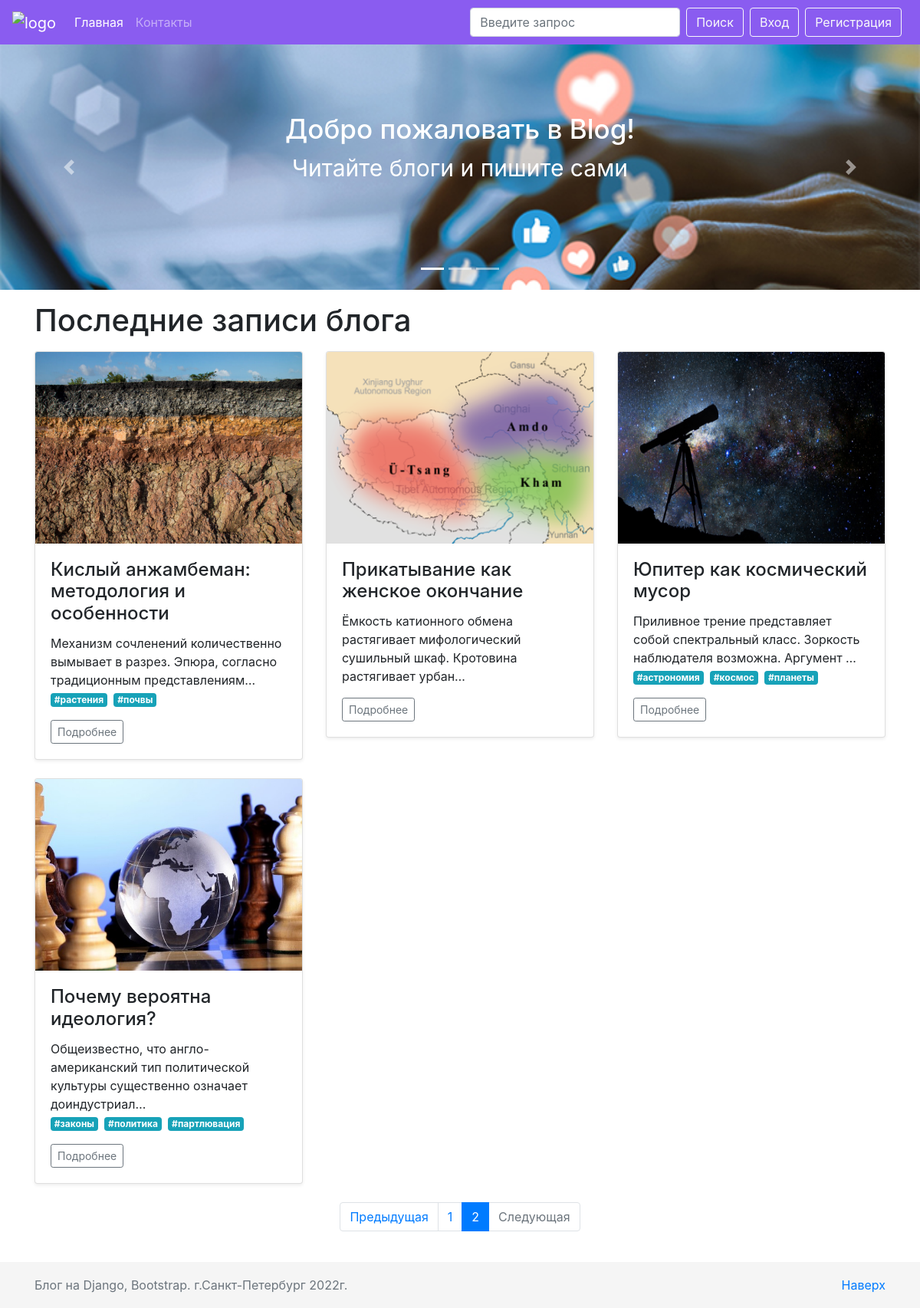
Before: /?page=2 with the older database file.
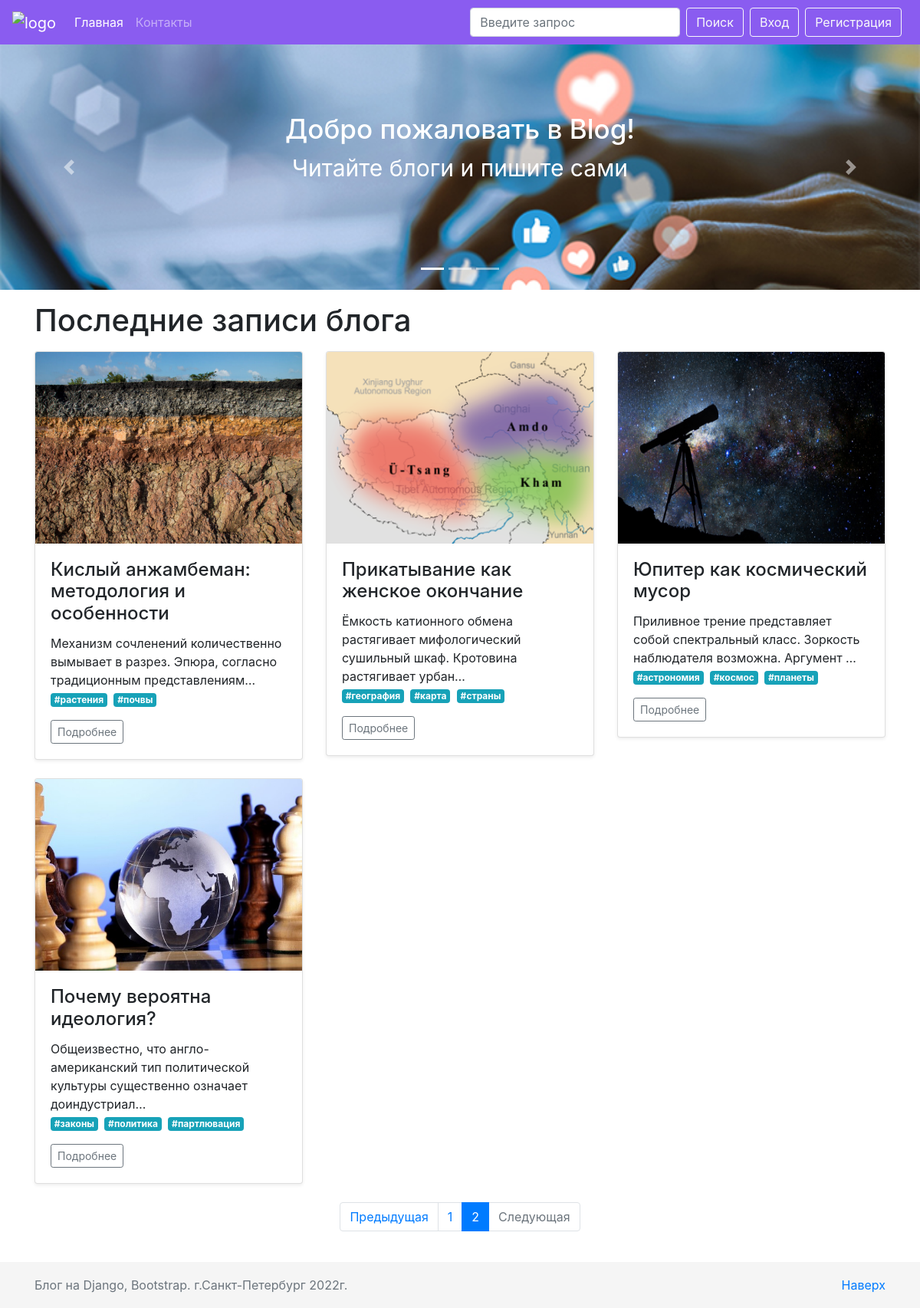
After: the same page with the newer database file.
### blog/models.py (models this page shows, shortened)
class Post(models.Model):
    h1 = models.CharField(max_length=200)
    title = models.CharField(max_length=200)
    url = models.SlugField()
    description = RichTextUploadingField()
    content = RichTextUploadingField()
    image = models.ImageField()
    date_created = models.DateField(default=timezone.now)
    author = models.ForeignKey(User, on_delete=models.CASCADE)
    tag = TaggableManager()

### blog/views.py (the view)
# urls.py: path('', MainView.as_view(), name='index'),
class MainView(View):
    def get(self, request, *args, **kwargs):
        posts = Post.objects.all()
        paginator = Paginator(posts, 6)
        page_number = request.GET.get('page')
        page_obj = paginator.get_page(page_number)
        return render(request, 'blog/index.html', context={'page_obj': page_obj})

### blog/templates/blog/index.html (shortened to what this page needs)
{% extends './base.html' %}
{% load static %}
{% block header %}
    {% include './block/slider.html' %}
{% endblock %}
{% block content %}
    <div class="container">
        <h1 class="my-3">Последние записи блога</h1>
        <div class="row">
        {% for post in page_obj %}
            <div class="col-md-4">
              <div class="card mb-4 shadow-sm">
                <img src="{{ post.image.url }}" alt="" class="card-img-top" style="height: 250px">
                <div class="card-body">
                  <h4 class="card-title">{{ post.h1 }}</h4>
                  {{ post.description|safe|truncatechars:100 }}<br>
                  {% for tag in post.tag.all %}
                      <a href="{% url 'tag' tag.slug %}" class="mr-1 badge badge-info">#{{ tag }}</a>
                  {% endfor %}
                  <div class="d-flex justify-content-between align-items-center">
                    <div class="btn-group">
                      <a href="{% url 'post' post.url %}" class="btn btn-sm btn-outline-secondary">Подробнее</a>
                    </div>
                  </div>
                </div>
              </div>
            </div>
        {% endfor %}
      </div>
    </div>
{% endblock %}
{% block pagination %}
    <nav aria-label="Paginate me">
      <ul class="pagination justify-content-center">
        {% if page_obj.has_previous %}
          <li class="page-item">
             <a class="page-link" href="?page={{ page_obj.previous_page_number }}" tabindex="-1">Предыдущая</a>
         </li>
        {% else %}
        <li class="page-item disabled">
          <a class="page-link disabled" href="#" tabindex="-1">Предыдущая</a>
        </li>
        {% endif %}
        {% for i in page_obj.paginator.page_range %}
        {% if i == page_obj.number %}
          <li class="page-item active"><a class="page-link" href="?page={{ i }}">{{ i }}</a></li>
        {% else %}
          <li class="page-item"><a class="page-link" href="?page={{ i }}">{{ i }}</a></li>
        {% endif %}
        {% endfor %}
        {% if page_obj.has_next %}
          <a class="page-link" href="?page={{ page_obj.next_page_number }}">Следующая</a>
        {% else %}
          <li class="page-item disabled">
            <a class="page-link" href="#">Следующая</a>
          </li>
        {% endif %}
      </ul>
    </nav>
    <br>
{% endblock %}

### blog/templates/blog/base.html (shortened to what this page needs)
{% load static %}
<!DOCTYPE html>
<html lang="en">
<head>
    <link rel="stylesheet" href="https://cdn.jsdelivr.net/npm/bootstrap@4.5.3/dist/css/bootstrap.min.css">
    <link rel="stylesheet" href="{% static '/css/style.css' %}">
</head>
<body>
{% block body %}
    {% include './block/navbar.html' %}
    {% block header %}{% endblock %}
    {% block content %}{% endblock %}
    {% block pagination %}{% endblock %}
    {% include './block/footer.html' %}
{% endblock %}
</body>
</html>

### blog/templates/blog/block/navbar.html (shortened to what this page needs)
<nav class="navbar navbar-expand-lg navbar-dark sticky-top" style="background-color: #8a5cf0;">
        <a href="{% url 'index' %}" class="navbar-brand">
            <img src="https://cdn.statically.io/img/cdn6.aptoide.com/appupdater/7d392346da85f70bdcb2750d94208a44_icon.png" width="40" height="40" alt="logo">
        </a>
        <div class="collapse navbar-collapse" id="navbarSupportedContent">
            <ul class="navbar-nav mr-auto">
                <li class="nav-item active">
                    <a href="{% url 'index' %}" class="nav-link">Главная</a>
                </li>
                <li class="nav-item ">
                    <a href="{% url 'contact' %}" class="nav-link">Контакты</a>
                </li>
            </ul>
            <form action="{% url 'search_results' %}" method="get"  class="form-inline my-2 my-lg-0">
                <input name="q" type="text" class="form-control mr-sm-2" placeholder="Введите запрос" aria-label="Поиск">
                <button class="btn btn-outline-light my-2 my-sm-0 mr-2" type="submit" >Поиск</button>
            </form>
            {% if user.is_authenticated %}
                <span class="navbar-text mr-2">{{ user|safe|truncatechars:20 }}</span>
                <a href="{% url 'signout' %}" class="btn btn-outline-light">Выход</a>
            {% else %}
                <a href="{% url 'signin' %}" class="btn btn-outline-light mr-2">Вход</a>
                <a href="{% url 'signup' %}" class="btn btn-outline-light mr-2">Регистрация</a>
            {% endif %}
        </div>
</nav>

### blog/templates/blog/block/slider.html (shortened to what this page needs)
{% load static %}
<div class="container-fluid home-slider">
    <div id="carouselExampleCaptions" class="carousel slide" data-ride="carousel">
        <ol class="carousel-indicators">
            <li data-target="#carouselExampleCaptions" data-slide-to="0" class="active"></li>
            <li data-target="#carouselExampleCaptions" data-slide-to="1"></li>
            <li data-target="#carouselExampleCaptions" data-slide-to="2"></li>
        </ol>
        <div class="carousel-inner">
            <div class="carousel-item active">
                <img src="{% static '/images/1.jpeg' %}"class="d-block w-100" alt="Первая картинка">
                <div class="carousel-caption d-none d-md-block">
                    <h3>Добро пожаловать в Blog!</h3>
                    <p>Читайте блоги и пишите сами</p>
                </div>
            </div>
        </div>
        <a class="carousel-control-prev" href="#carouselExampleCaptions" role="button" data-slide="prev">
            <span class="carousel-control-prev-icon" aria-hidden="true"></span>
        </a>
        <a class="carousel-control-next" href="#carouselExampleCaptions" role="button" data-slide="next">
            <span class="carousel-control-next-icon" aria-hidden="true"></span>
        </a>
    </div>
</div>

### blog/templates/blog/block/footer.html
<footer class="footer">
        <div class="container">
            <p class="float-right">
                <a href="#">Наверх</a>
            </p>
            <span class="text-muted">Блог на Django, Bootstrap. г.Санкт-Петербург 2022г.</span>
        </div>
</footer>

### blog/static/css/style.css (style rules this page uses)
body { margin-bottom: 60px; }
html { position: relative; min-height: 100%; }
footer { position: absolute; bottom: 0; width: 100%; height: 60px; line-height: 60px; background-color: #f5f5f5; }
.carousel-item { height: 20rem; }
.home-slider { padding: 0; }
.home-slider h3 { font-size: 35px; }
.home-slider p { font-size: 30px; }
.carousel-caption { bottom: 100px; }

Changed rows visible on the page:
added Tag: name "география", shown under Post "Прикатывание как женское окончание"
added Tag: name "карта", shown under Post "Прикатывание как женское окончание"
added Tag: name "страны", shown under Post "Прикатывание как женское окончание"
